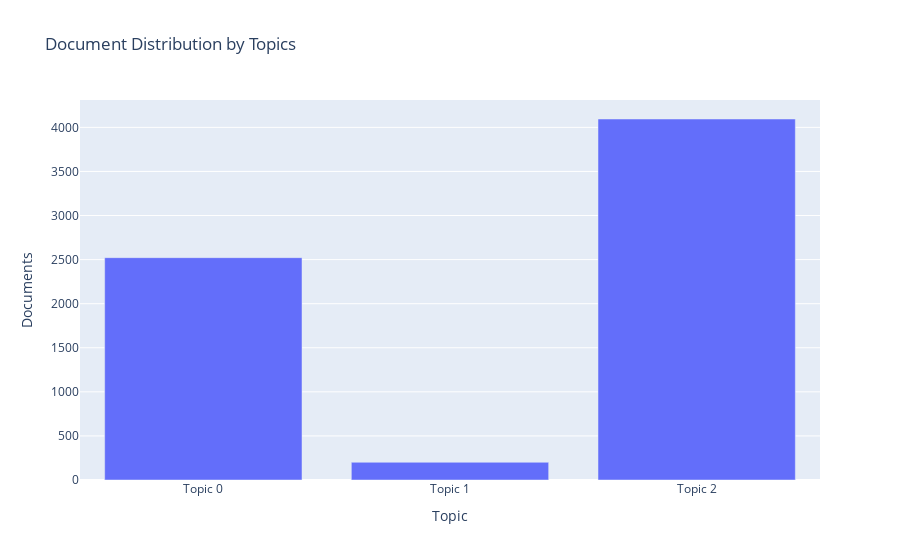

Notebook source saved alongside this figure:
### Markdown cell above
Specify **topic_distribution** for plot and check the number of samples classified into each topic in the graph.

### Code cell
plot_model(tuned_classification, plot='topic_distribution')

### Figure 1 — Plotly figure (JSON) as saved in the notebook; plotly's stock layout.template omitted (floating-point values rounded to 4 significant figures)
{"data": [{"alignmentgroup": "True", "customdata": [["group, marry, family, stock, start, pay, member, get, increase, fee"], ["rice, use, farmer, sector, small, group, area, land, member, access"], ["work, use, help, product, husband, start, family, live, customer, well"]], "hovertemplate": "Topic=%{x}<br>Documents=%{y}<br>Keyword=%{customdata[0]}<extra></extra>", "legendgroup": "", "marker": {"color": "#636efa", "pattern": {"shape": ""}}, "name": "", "offsetgroup": "", "orientation": "v", "showlegend": false, "textposition": "auto", "type": "bar", "x": ["Topic 0", "Topic 1", "Topic 2"], "xaxis": "x", "y": [2522, 201, 4095], "yaxis": "y"}], "layout": {"barmode": "relative", "legend": {"tracegroupgap": 0}, "title": {"text": "Document Distribution by Topics"}, "xaxis": {"anchor": "y", "domain": [0, 1], "title": {"text": "Topic"}}, "yaxis": {"anchor": "x", "domain": [0, 1], "title": {"text": "Documents"}}}}
